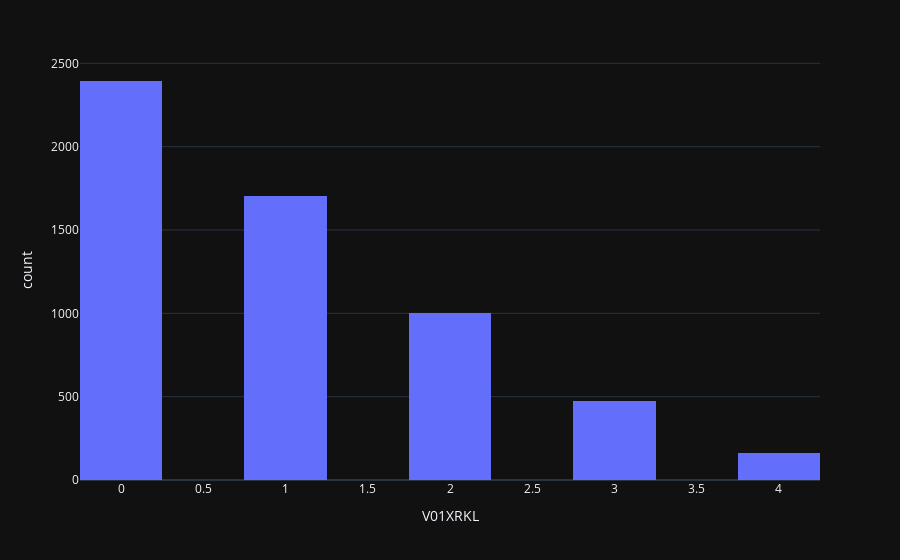
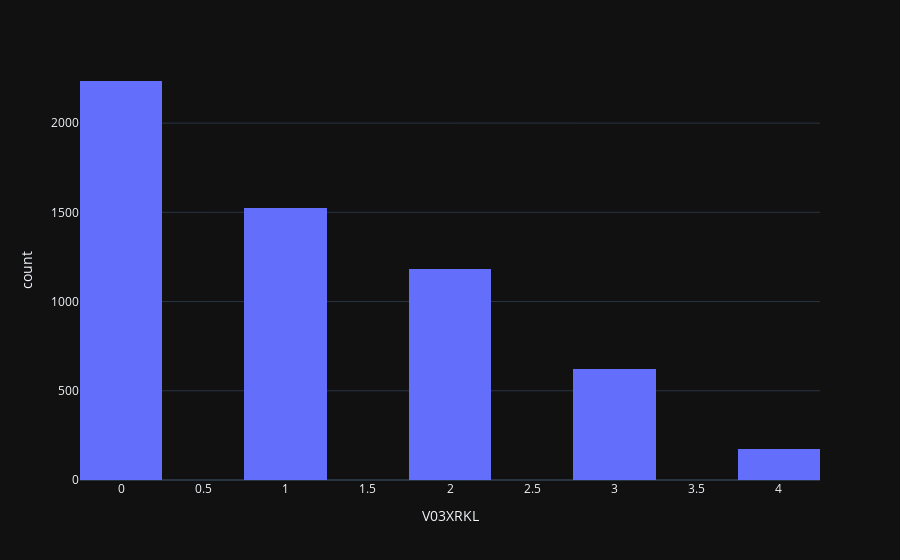
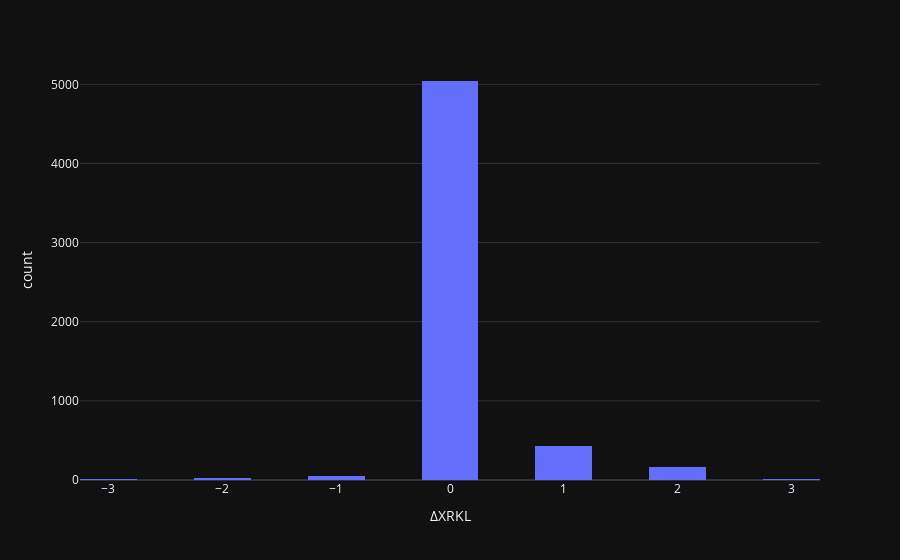

The cell these charts' notebook holds for them, in order:
### Code cell
from missing_imputation import moaks_shared_kl_median_df

moaks_shared_kl_median_df = moaks_shared_kl_median_df.copy()
moaks_shared_kl_median_df['ΔXRKL'] = moaks_shared_kl_median_df['V03XRKL'] - moaks_shared_kl_median_df['V01XRKL']

moaks_shared_kl_median_frequency = pd.DataFrame({
    variable: moaks_shared_kl_median_df[variable].value_counts().reindex(range(0,5),fill_value=0)
    for variable in ['V01XRKL','V03XRKL','ΔXRKL']
})

print('Frequency of K-L scores (0-4) in V01XRKL, V03XRKL and frequency of change of K-L score')
display(moaks_shared_kl_median_frequency)

print('Percentage distribubtion of K-L scores (0-4) in V01XRKL, V03XRKL and frequency of change of K-L score')
moaks_shared_kl_median_percentage = moaks_shared_kl_median_frequency / moaks_shared_kl_median_frequency.sum() * 100
display(moaks_shared_kl_median_percentage.round(2))

v01_moaks_shared_kl_median_histogram = px.histogram(moaks_shared_kl_median_df, x='V01XRKL',nbins=20)
v01_moaks_shared_kl_median_histogram.show()

v03_moaks_shared_kl_median_histogram = px.histogram(moaks_shared_kl_median_df, x='V03XRKL',nbins=20)
v03_moaks_shared_kl_median_histogram.show()

moaks_shared_kl_median_change_histogram = px.histogram(moaks_shared_kl_median_df,x='ΔXRKL',nbins=20)
moaks_shared_kl_median_change_histogram.show()

### Figure 1 — Plotly figure (JSON) as saved in the notebook; plotly's stock layout.template omitted (floating-point values rounded to 4 significant figures; data arrays with more than 128 entries replaced by an {"elided": "..."} marker saying what was removed)
{"data": [{"bingroup": "x", "hovertemplate": "V01XRKL=%{x}<br>count=%{y}<extra></extra>", "legendgroup": "", "marker": {"color": "#636efa", "pattern": {"shape": ""}}, "name": "", "nbinsx": 20, "orientation": "v", "showlegend": false, "x": {"elided": "5739 float values"}, "xaxis": "x", "yaxis": "y", "type": "histogram"}], "layout": {"xaxis": {"anchor": "y", "domain": [0.0, 1.0], "title": {"text": "V01XRKL"}}, "yaxis": {"anchor": "x", "domain": [0.0, 1.0], "title": {"text": "count"}}, "legend": {"tracegroupgap": 0}, "margin": {"t": 60}, "barmode": "relative"}}

### Figure 2 — Plotly figure (JSON) as saved in the notebook; plotly's stock layout.template omitted (floating-point values rounded to 4 significant figures; data arrays with more than 128 entries replaced by an {"elided": "..."} marker saying what was removed)
{"data": [{"bingroup": "x", "hovertemplate": "V03XRKL=%{x}<br>count=%{y}<extra></extra>", "legendgroup": "", "marker": {"color": "#636efa", "pattern": {"shape": ""}}, "name": "", "nbinsx": 20, "orientation": "v", "showlegend": false, "x": {"elided": "5739 float values"}, "xaxis": "x", "yaxis": "y", "type": "histogram"}], "layout": {"xaxis": {"anchor": "y", "domain": [0.0, 1.0], "title": {"text": "V03XRKL"}}, "yaxis": {"anchor": "x", "domain": [0.0, 1.0], "title": {"text": "count"}}, "legend": {"tracegroupgap": 0}, "margin": {"t": 60}, "barmode": "relative"}}

### Figure 3 — Plotly figure (JSON) as saved in the notebook; plotly's stock layout.template omitted (floating-point values rounded to 4 significant figures; data arrays with more than 128 entries replaced by an {"elided": "..."} marker saying what was removed)
{"data": [{"bingroup": "x", "hovertemplate": "ΔXRKL=%{x}<br>count=%{y}<extra></extra>", "legendgroup": "", "marker": {"color": "#636efa", "pattern": {"shape": ""}}, "name": "", "nbinsx": 20, "orientation": "v", "showlegend": false, "x": {"elided": "5739 float values"}, "xaxis": "x", "yaxis": "y", "type": "histogram"}], "layout": {"xaxis": {"anchor": "y", "domain": [0.0, 1.0], "title": {"text": "ΔXRKL"}}, "yaxis": {"anchor": "x", "domain": [0.0, 1.0], "title": {"text": "count"}}, "legend": {"tracegroupgap": 0}, "margin": {"t": 60}, "barmode": "relative"}}
